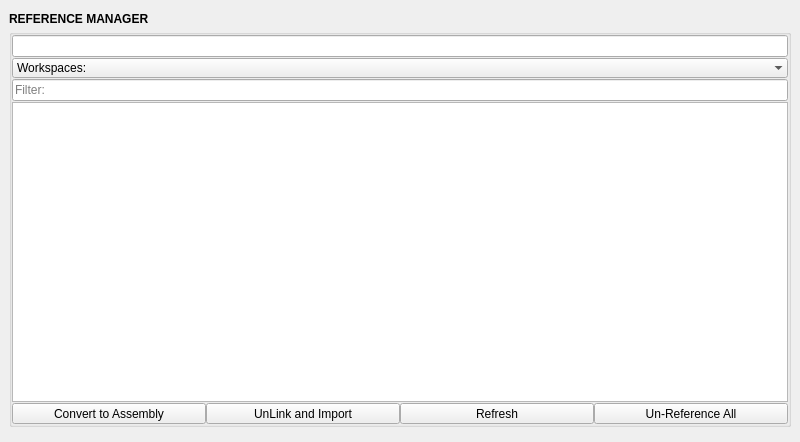
<?xml version="1.0" encoding="UTF-8"?>
<ui version="4.0">
 <class>QtUi</class>
 <widget class="QMainWindow" name="QtUi">
  <property name="enabled">
   <bool>true</bool>
  </property>
  <property name="geometry">
   <rect>
    <x>0</x>
    <y>0</y>
    <width>800</width>
    <height>442</height>
   </rect>
  </property>
  <property name="tabShape">
   <enum>QTabWidget::Triangular</enum>
  </property>
  <property name="dockNestingEnabled">
   <bool>true</bool>
  </property>
  <property name="dockOptions">
   <set>QMainWindow::AllowNestedDocks|QMainWindow::AllowTabbedDocks|QMainWindow::AnimatedDocks|QMainWindow::ForceTabbedDocks</set>
  </property>
  <widget class="QWidget" name="central_widget">
   <property name="minimumSize">
    <size>
     <width>800</width>
     <height>400</height>
    </size>
   </property>
   <layout class="QVBoxLayout" name="verticalLayout_2">
    <item>
     <layout class="QVBoxLayout" name="verticalLayout">
      <property name="spacing">
       <number>0</number>
      </property>
      <item>
       <widget class="Header" name="header">
        <property name="minimumSize">
         <size>
          <width>0</width>
          <height>20</height>
         </size>
        </property>
        <property name="font">
         <font>
          <weight>75</weight>
          <bold>true</bold>
         </font>
        </property>
        <property name="text">
         <string>REFERENCE MANAGER</string>
        </property>
       </widget>
      </item>
      <item>
       <widget class="QGroupBox" name="File">
        <property name="title">
         <string/>
        </property>
        <layout class="QVBoxLayout" name="verticalLayout_3">
         <property name="spacing">
          <number>1</number>
         </property>
         <property name="leftMargin">
          <number>0</number>
         </property>
         <property name="topMargin">
          <number>0</number>
         </property>
         <property name="rightMargin">
          <number>0</number>
         </property>
         <property name="bottomMargin">
          <number>0</number>
         </property>
         <item>
          <widget class="LineEdit" name="txt000"/>
         </item>
         <item>
          <widget class="ComboBox" name="cmb000">
           <property name="minimumSize">
            <size>
             <width>0</width>
             <height>20</height>
            </size>
           </property>
           <property name="maximumSize">
            <size>
             <width>16777215</width>
             <height>20</height>
            </size>
           </property>
           <property name="maxVisibleItems">
            <number>30</number>
           </property>
           <property name="sizeAdjustPolicy">
            <enum>QComboBox::AdjustToContentsOnFirstShow</enum>
           </property>
           <property name="frame">
            <bool>false</bool>
           </property>
           <item>
            <property name="text">
             <string>Workspaces:</string>
            </property>
           </item>
          </widget>
         </item>
         <item>
          <widget class="LineEdit" name="txt001">
           <property name="toolTip">
            <string>&lt;html&gt;&lt;head/&gt;&lt;body&gt;&lt;p&gt;Enter text to filter the file list.&lt;/p&gt;&lt;p&gt;'text*' matches files starting with 'text', &lt;/p&gt;&lt;p&gt;'*text*' matches files containing 'text', &lt;/p&gt;&lt;p&gt;'*text' matches files ending with 'text', &lt;/p&gt;&lt;p&gt;?text' matches any file with a character followed by 'text'.&lt;/p&gt;&lt;/body&gt;&lt;/html&gt;</string>
           </property>
           <property name="placeholderText">
            <string>Filter:</string>
           </property>
          </widget>
         </item>
         <item>
          <widget class="TableWidget" name="tbl000">
           <property name="minimumSize">
            <size>
             <width>0</width>
             <height>300</height>
            </size>
           </property>
          </widget>
         </item>
         <item>
          <layout class="QGridLayout" name="gridLayout">
           <property name="spacing">
            <number>0</number>
           </property>
           <item row="1" column="4">
            <widget class="QPushButton" name="b002">
             <property name="minimumSize">
              <size>
               <width>0</width>
               <height>21</height>
              </size>
             </property>
             <property name="maximumSize">
              <size>
               <width>16777215</width>
               <height>21</height>
              </size>
             </property>
             <property name="toolTip">
              <string>Remove all referenced objects from the current scene.</string>
             </property>
             <property name="text">
              <string>Un-Reference All</string>
             </property>
            </widget>
           </item>
           <item row="1" column="1">
            <widget class="QPushButton" name="b005">
             <property name="minimumSize">
              <size>
               <width>0</width>
               <height>21</height>
              </size>
             </property>
             <property name="maximumSize">
              <size>
               <width>16777215</width>
               <height>21</height>
              </size>
             </property>
             <property name="toolTip">
              <string>&lt;html&gt;&lt;head/&gt;&lt;body&gt;&lt;p&gt;Convert all current references to assembly definitions and references.&lt;/p&gt;&lt;p&gt;This action is irreversible.&lt;/p&gt;&lt;/body&gt;&lt;/html&gt;</string>
             </property>
             <property name="text">
              <string>Convert to Assembly</string>
             </property>
            </widget>
           </item>
           <item row="1" column="2">
            <widget class="QPushButton" name="b003">
             <property name="minimumSize">
              <size>
               <width>0</width>
               <height>21</height>
              </size>
             </property>
             <property name="maximumSize">
              <size>
               <width>16777215</width>
               <height>21</height>
              </size>
             </property>
             <property name="toolTip">
              <string>&lt;html&gt;&lt;head/&gt;&lt;body&gt;&lt;p&gt;Convert all referenced objects to regular scene objects.&lt;/p&gt;&lt;p&gt;This action is irreversible.&lt;/p&gt;&lt;/body&gt;&lt;/html&gt;</string>
             </property>
             <property name="text">
              <string>UnLink and Import</string>
             </property>
            </widget>
           </item>
           <item row="1" column="3">
            <widget class="QPushButton" name="b004">
             <property name="minimumSize">
              <size>
               <width>0</width>
               <height>21</height>
              </size>
             </property>
             <property name="maximumSize">
              <size>
               <width>16777215</width>
               <height>21</height>
              </size>
             </property>
             <property name="toolTip">
              <string>&lt;html&gt;&lt;head/&gt;&lt;body&gt;&lt;p&gt;Refresh the list of references based on the current workspace and filter settings.&lt;/p&gt;&lt;p&gt;Also updates any references in the scene to their latest versions.&lt;/p&gt;&lt;/body&gt;&lt;/html&gt;</string>
             </property>
             <property name="text">
              <string>Refresh</string>
             </property>
            </widget>
           </item>
          </layout>
         </item>
        </layout>
       </widget>
      </item>
      <item>
       <spacer name="verticalSpacer">
        <property name="orientation">
         <enum>Qt::Vertical</enum>
        </property>
        <property name="sizeHint" stdset="0">
         <size>
          <width>0</width>
          <height>10</height>
         </size>
        </property>
       </spacer>
      </item>
     </layout>
    </item>
   </layout>
  </widget>
 </widget>
 <customwidgets>
  <customwidget>
   <class>Header</class>
   <extends>QLabel</extends>
   <header>uitk.widgets.header.Header.h</header>
  </customwidget>
  <customwidget>
   <class>ComboBox</class>
   <extends>QComboBox</extends>
   <header>uitk.widgets.comboBox.ComboBox.h</header>
  </customwidget>
  <customwidget>
   <class>LineEdit</class>
   <extends>QLineEdit</extends>
   <header>widgets.lineedit.h</header>
  </customwidget>
  <customwidget>
   <class>TableWidget</class>
   <extends>QTableWidget</extends>
   <header>uitk.widgets.tableWidget.TableWidget.h</header>
  </customwidget>
 </customwidgets>
 <resources/>
 <connections/>
 <designerdata>
  <property name="gridDeltaX">
   <number>5</number>
  </property>
  <property name="gridDeltaY">
   <number>5</number>
  </property>
  <property name="gridSnapX">
   <bool>true</bool>
  </property>
  <property name="gridSnapY">
   <bool>true</bool>
  </property>
  <property name="gridVisible">
   <bool>true</bool>
  </property>
 </designerdata>
</ui>
